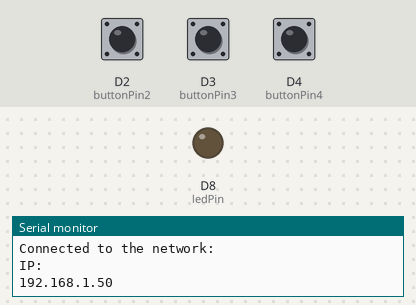
Recording of a sketch running on a simulated Arduino Nano 33 IoT. On the bench: output pins drawn as LEDs (lit = HIGH), the last lines printed to the serial monitor. The test bench sets the inputs (shaded band); at power-on: D2 (buttonPin2) HIGH, D3 (buttonPin3) HIGH, D4 (buttonPin4) HIGH. WiFi joins after 1.5 s; servers stay silent unless stated; uploads are accepted with an empty reply; not simulated (calls return 0 or success): arduino_secrets.h.

Above: at 4.9 s.
5.0 s: D2 (buttonPin2) pulled LOW for 0.15 s
At 6.0 s:
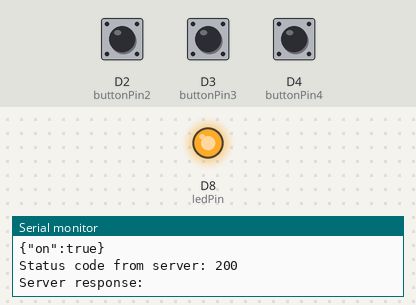
8.3 s: D2 (buttonPin2) pulled LOW for 1 s
At 9.7 s:
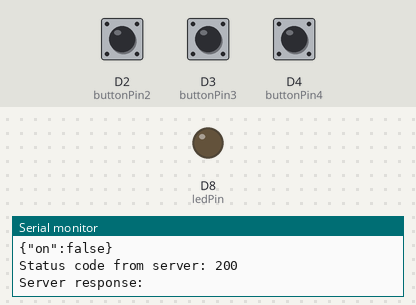
14.9 s: D2 (buttonPin2) pulled LOW for 3.2 s
At 16.1 s:
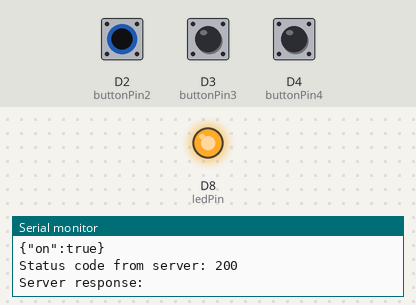
Timing chart, 0 to 17.9 s (numbered marks = the images above; inputs shaded):
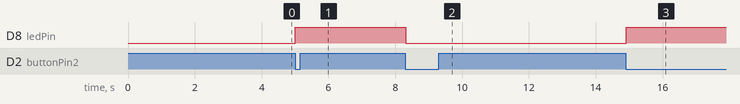

The sketch:

final_controller.ino
```cpp
#include <WiFiNINA.h>  // for Nano 33 IoT, MKR1010
#include <ArduinoHttpClient.h>
#include "arduino_secrets.h"

char hueHubIP[] = "172.22.151.183";  // IP address of the HUE bridge

// make a wifi instance and a HttpClient instance:
WiFiClient wifi;
HttpClient httpClient = HttpClient(wifi, hueHubIP);

const int buttonPin2 = 2;  // Button on D2
const int buttonPin3 = 3;  // Button on D3
const int buttonPin4 = 4;  // Button on D4
const int ledPin = 8;      // LED on D8

bool ledFlag = false;
bool autoFlag = false;
bool sceneFlag = false;

// LED on/off
int ledNumber = 16;
bool lastButton2State = LOW;
bool currentButton2State;

// Auto mode on/off
bool lastButton3State = LOW;
bool currentButton3State;

// Switch Scene mode on/off
bool lastButton4State = LOW;
bool currentButton4State;

void setup() {
  Serial.begin(9600);
  if (!Serial) delay(3000);

  // Initialize
  bool ledFlag = false;
  bool autoFlag = false;
  bool sceneFlag = false;

  // attempt to connect to Wifi network:
  // 4 means WL_CONNECTED
  while (WiFi.status() != WL_CONNECTED) {
    Serial.print("Attempting to connect to WPA SSID: ");
    Serial.println(SECRET_SSID);
    // Connect to WPA/WPA2 network:
    WiFi.begin(SECRET_SSID, SECRET_PASS);
    Serial.println(WiFi.status());
    delay(2000);
  }
  sendRequest(ledNumber, "on", "false");

  // you're connected now, so print out the data:
  Serial.println("Connected to the network: " + String(SECRET_SSID));
  Serial.println("IP:  ");
  Serial.println(WiFi.localIP());


  pinMode(buttonPin2, INPUT_PULLUP);
  pinMode(buttonPin3, INPUT_PULLUP);
  pinMode(buttonPin4, INPUT_PULLUP);
  pinMode(ledPin, OUTPUT);
  digitalWrite(ledPin, LOW);
}

void loop() {
  currentButton2State = digitalRead(buttonPin2);
  currentButton3State = digitalRead(buttonPin3);
  currentButton4State = digitalRead(buttonPin4);

  // Detect rising edge: button press (HIGH -> LOW)
  if (lastButton2State == HIGH && currentButton2State == LOW) {
    ledFlag = !ledFlag;
    digitalWrite(ledPin, ledFlag ? HIGH : LOW);
    Serial.print("Flag toggled. New value: ");
    Serial.println(ledFlag);
    turnOnOffLED(ledFlag);
    delay(200);  // Debounce delay
  }

  // As long as you click, it turns into auto mode.
  if (lastButton3State == HIGH && currentButton3State == LOW) {
    autoFlag = true;
    Serial.println("Auto Mode On");
    setAutoMode();
    delay(200);  // Debounce delay
  }

  // As long as you click, it turns off auto mode and start to loop
  // all colors.
  if (lastButton4State == HIGH && currentButton4State == LOW) {
    if (autoFlag) {
      autoFlag = false;
      Serial.println("Auto Mode Off");
      Serial.println("Scene Mode On");
    }
    changeScene();
    delay(200);  // Debounce delay
  }

  lastButton2State = currentButton2State;
  lastButton3State = currentButton3State;
  lastButton4State = currentButton4State;

  delay(100);
}

// ###########################################################
// ################### Helper Functions ######################
// ###########################################################

void turnOnOffLED(bool ledFlag) {
  if (ledFlag) {
    sendRequest(ledNumber, "on", "true");
  } else {
    sendRequest(ledNumber, "on", "false");
  }
}

String REQ_ARRAY[] = {
  "{\"on\":true,\"bri\":130,\"hue\":38595,\"sat\":150}", // 8PM Hello
  "{\"on\":true,\"bri\":126,\"hue\":40504,\"sat\":150}", // 9PM
  "{\"on\":true,\"bri\":122,\"hue\":42413,\"sat\":150}", // 10PM
  "{\"on\":true,\"bri\":120,\"hue\":44321,\"sat\":150}", // 11PM
  "{\"on\":true,\"bri\":100,\"hue\":46230,\"sat\":150}", // 12AM Moonlight
  "{\"on\":true,\"bri\":100,\"hue\":46230,\"sat\":100}", // 1AM
  "{\"on\":true,\"bri\":100,\"hue\":46230,\"sat\":210}", // 2AM
  "{\"on\":true,\"bri\":70,\"hue\":62720,\"sat\":80}", // 4AM
  "{\"on\":true,\"bri\":100,\"hue\":62720,\"sat\":80}", // 5AM
  "{\"on\":true,\"bri\":100,\"hue\":62720,\"sat\":120}", // 6AM Sunrise
};


// Auto mode:
// 1. During 8PM - 6AM, the light will be working.
// 2. between 7AM - 8PM, the light will be turned off.
void setAutoMode() {
  if (!autoFlag) return;

  String response = getTimeResponse();
  int currentHour = getTimeCode(response);
  bool isWorkingTime = (currentHour >= 20 || currentHour < 7);
  if (isWorkingTime) {
    if (ledFlag) {
      turnOnAutoMode(currentHour);
    }
  } else {
    // ledFlag = false;
    // turnOnOffLED(false);
    // digitalWrite(ledPin, ledFlag ? HIGH : LOW);
  }
  return;
}

void turnOnAutoMode(int currentHour) {
  int lightIndex = mapNightHourToIndex(currentHour);
  String lightRequest = REQ_ARRAY[lightIndex];
  sendLightRequest(ledNumber, lightRequest);
}

int sceneIndex = 0; // between 0 and 9
void changeScene() {
  if (sceneIndex < 10) {
    sendLightRequest(ledNumber, REQ_ARRAY[sceneIndex]);
    sceneIndex = (sceneIndex + 1) % 10;
  }
}

String getTimeResponse() {
  String request = "/api/" + String(SECRET_HUBAPPKEY);
  request += "/config/";
  httpClient.get(request); // Start connection
  String response = httpClient.responseBody();
  return response;
}

int getTimeCode(String response) {
  int hour = getHourFromResponse(response);
  Serial.print("Extracted hour: " + hour);
  return hour;
}

int mapNightHourToIndex(int hour) {
  if (hour >= 20 && hour <= 23) {
    return hour - 20;  // 20 → 0, 21 → 1, ..., 23 → 3
  } else if (hour >= 0 && hour <= 6) {
    return hour + 4;   // 0 → 4, 1 → 5, ..., 6 → 10
  } else {
    return -1; // Not in night range
  }
}


// ###########################################################
// ################ HTTP Request functions ###################
// ###########################################################

int getHourFromResponse(String response) {
  int utcIndex = response.indexOf("\"localtime\":\"");
  if (utcIndex == -1) {
    return -1; // "UTC" field not found
  }

  // Start index of the timestamp (after "UTC":" => 7 characters)
  int timestampStart = utcIndex + 7;

  // Find the 'T' that separates date and time
  int tIndex = response.indexOf("T", timestampStart);
  if (tIndex == -1 || tIndex + 2 >= response.length()) {
    return -1; // invalid format
  }

  // Extract the two digits after 'T' (hour)
  String hourStr = response.substring(tIndex + 1, tIndex + 3);
  return hourStr.toInt(); // Convert to int
}

void sendLightRequest(int light, String requestPayload) {
  // make a String for the HTTP request path:
  String request = "/api/" + String(SECRET_HUBAPPKEY);
  request += "/lights/";
  request += light;
  request += "/state/";

  String contentType = "application/json";

  // see what you assembled to send:
  Serial.print("PUT request to server: ");
  Serial.println(request);
  Serial.print("JSON command to server: ");
  Serial.println(requestPayload);
  // make the PUT request to the hub:
  httpClient.put(request, contentType, requestPayload);

  // read the status code and body of the response
  int statusCode = httpClient.responseStatusCode();
  String response = httpClient.responseBody();

  Serial.println(requestPayload);
  Serial.print("Status code from server: ");
  Serial.println(statusCode);
  Serial.print("Server response: ");
  Serial.println(response);
  Serial.println();
}

void sendRequest(int light, String cmd, String value) {
  // make a String for the HTTP request path:
  String request = "/api/" + String(SECRET_HUBAPPKEY);
  request += "/lights/";
  request += light;
  request += "/state/";

  String contentType = "application/json";

  // make a string for the JSON command:
  String hueCmd = "{\"" + cmd;
  hueCmd += "\":";
  hueCmd += value;
  hueCmd += "}";
  // see what you assembled to send:
  Serial.print("PUT request to server: ");
  Serial.println(request);
  Serial.print("JSON command to server: ");
  Serial.println(hueCmd);
  // make the PUT request to the hub:
  httpClient.put(request, contentType, hueCmd);

  // read the status code and body of the response
  int statusCode = httpClient.responseStatusCode();
  String response = httpClient.responseBody();

  Serial.println(hueCmd);
  Serial.print("Status code from server: ");
  Serial.println(statusCode);
  Serial.print("Server response: ");
  Serial.println(response);
  Serial.println();
}
```

Measured:
- after the input at 5.0 s, D8 (ledPin): LOW → HIGH at once
- after the input at 8.3 s, D8 (ledPin): HIGH → LOW at once
- after the input at 14.9 s, D8 (ledPin): LOW → HIGH at once
